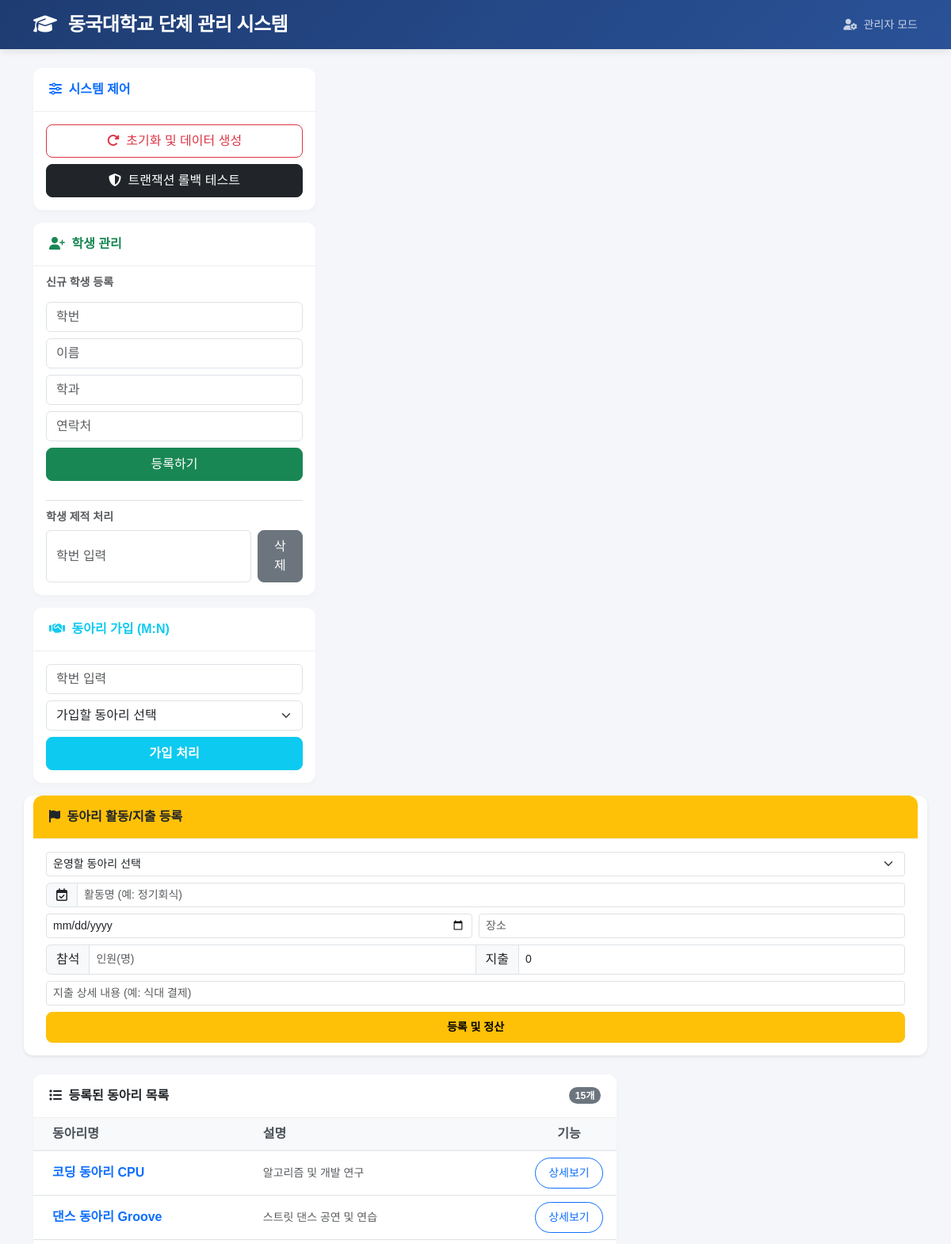
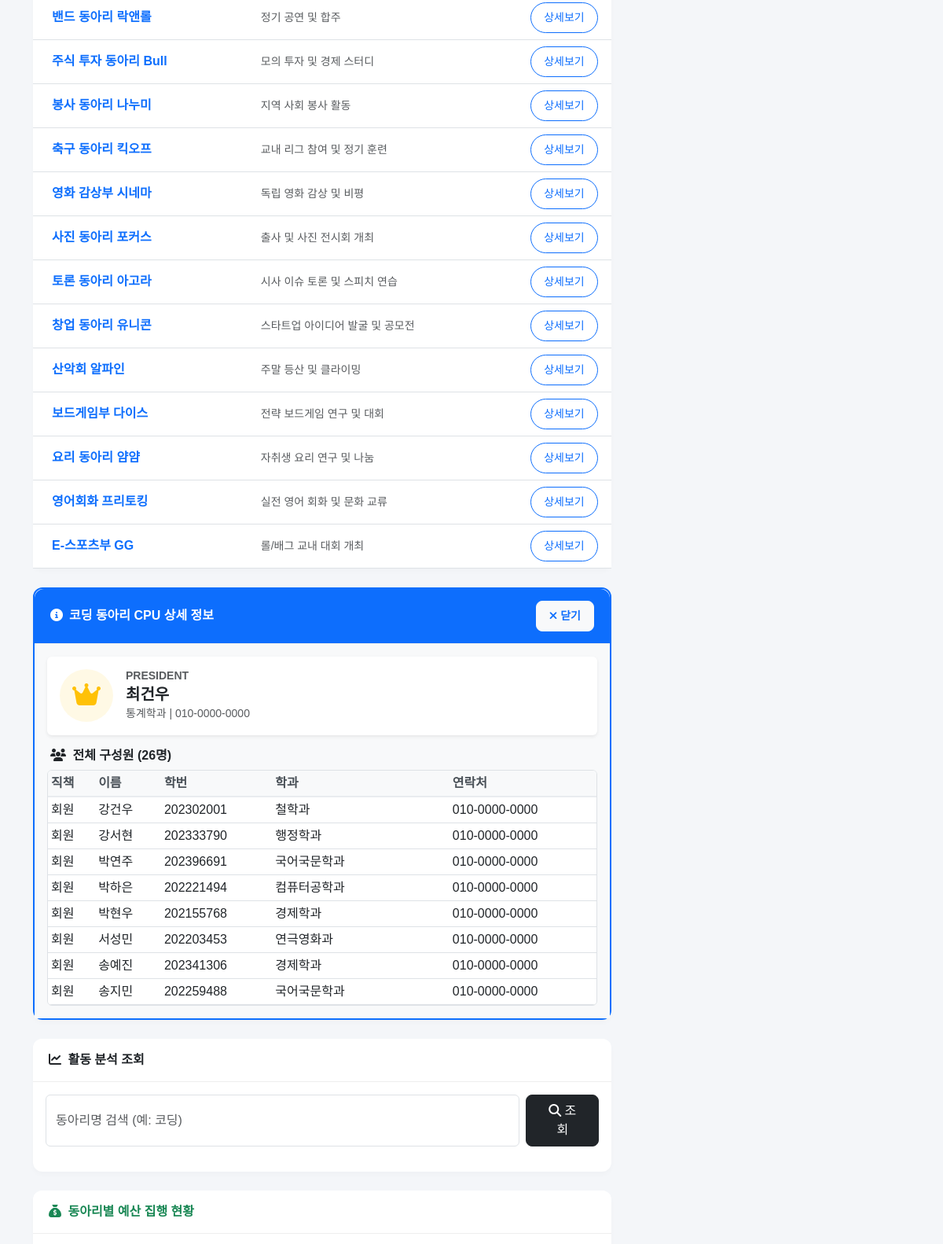
The app's page /club/1 (upper part) with its own data (2 pictures, top to bottom).
### tables this page shows
CREATE TABLE Club (
    club_id INTEGER PRIMARY KEY AUTOINCREMENT,
    club_name VARCHAR(100) NOT NULL,
    president_id VARCHAR(10),
    description TEXT,
    FOREIGN KEY (president_id) REFERENCES Student(student_id)
);

CREATE TABLE Student (
    student_id VARCHAR(10) PRIMARY KEY,
    name VARCHAR(30) NOT NULL,
    department VARCHAR(50),
    email VARCHAR(100) NOT NULL,
    phone VARCHAR(15)
);

CREATE TABLE Membership (
    student_id VARCHAR(10),
    club_id INTEGER,
    role VARCHAR(20),
    join_date DATE,
    PRIMARY KEY (student_id, club_id),
    FOREIGN KEY (student_id) REFERENCES Student(student_id),
    FOREIGN KEY (club_id) REFERENCES Club(club_id)
);

### app.py (the view)
@app.route('/club/<int:club_id>')
def club_detail(club_id):
    data = db.get_club_details(club_id)
    return render_template('index.html',
                           clubs=db.get_all_clubs(),
                           detail_data=data,
                           budget_data=db.get_budget_status())

### db_manager.py (called while the page is built)
def get_conn():
    return sqlite3.connect(cfg.DB_PATH)

def get_all_clubs():
    conn = get_conn()
    df = pd.read_sql("SELECT * FROM Club", conn)
    conn.close()
    return df.to_dict('records')

def get_budget_status():
    conn = get_conn()
    sql = """
    SELECT
        c.club_name,
        b.total_amount,
        IFNULL(SUM(e.amount), 0) as used_amount,
        (b.total_amount - IFNULL(SUM(e.amount), 0)) as balance,
        ROUND((CAST(IFNULL(SUM(e.amount), 0) AS FLOAT) / b.total_amount) * 100, 1) as rate
    FROM Budget b
    JOIN Club c ON b.club_id = c.club_id
    LEFT JOIN Expense e ON b.budget_id = e.budget_id
    GROUP BY b.budget_id
    ORDER BY used_amount DESC
    """
    df = pd.read_sql(sql, conn)
    conn.close()
    return df.to_dict('records')

### templates/index.html (shortened to what this page needs)
<!DOCTYPE html>
<html lang="ko">
<head>
    <link href="https://cdnjs.cloudflare.com/ajax/libs/font-awesome/6.4.0/css/all.min.css" rel="stylesheet">
    <link href="https://cdn.jsdelivr.net/npm/bootstrap@5.3.0/dist/css/bootstrap.min.css" rel="stylesheet">
</head>
<body>
    <nav class="navbar navbar-expand-lg navbar-dark navbar-custom mb-4">
        <div class="container">
            <a class="navbar-brand" href="/">
                <i class="fa-solid fa-graduation-cap me-2"></i>
                동국대학교 단체 관리 시스템
            </a>
            <div class="text-white opacity-75">
                <small><i class="fa-solid fa-user-gear me-1"></i> 관리자 모드</small>
            </div>
        </div>
    </nav>
    <div class="container">
        <div class="row g-4">
            <div class="col-md-4">
                <div class="card mb-3">
                    <div class="card-header text-primary">
                        <i class="fa-solid fa-sliders me-1"></i> 시스템 제어
                    </div>
                    <div class="card-body">
                        <form action="/init" method="post" class="mb-2">
                            <button class="btn btn-outline-danger w-100">
                                <i class="fa-solid fa-rotate-right me-1"></i> 초기화 및 데이터 생성
                            </button>
                        </form>
                        <form action="/test/rollback" method="post">
                            <button class="btn btn-dark w-100">
                                <i class="fa-solid fa-shield-halved me-1"></i> 트랜잭션 롤백 테스트
                            </button>
                        </form>
                    </div>
                </div>
                <div class="card mb-3">
                    <div class="card-header text-success">
                        <i class="fa-solid fa-user-plus me-1"></i> 학생 관리
                    </div>
                    <div class="card-body">
                        <h6 class="card-subtitle mb-3 text-muted small fw-bold">신규 학생 등록</h6>
                        <form action="/student/add" method="post" class="mb-4">
                            <input name="s_id" class="form-control mb-2" placeholder="학번" required>
                            <input name="name" class="form-control mb-2" placeholder="이름" required>
                            <input name="dept" class="form-control mb-2" placeholder="학과" required>
                            <input name="phone" class="form-control mb-2" placeholder="연락처" required>
                            <button class="btn btn-success w-100">등록하기</button>
                        </form>
                        <div class="border-top pt-3">
                            <h6 class="card-subtitle mb-2 text-muted small fw-bold">학생 제적 처리</h6>
                            <form action="/student/delete" method="post" class="d-flex gap-2">
                                <input name="s_id" class="form-control" placeholder="학번 입력" required>
                                <button class="btn btn-secondary">삭제</button>
                            </form>
                        </div>
                    </div>
                </div>
                <div class="card">
                    <div class="card-header text-info">
                        <i class="fa-solid fa-handshake me-1"></i> 동아리 가입 (M:N)
                    </div>
                    <div class="card-body">
                        <form action="/club/join" method="post">
                            <input name="s_id" class="form-control mb-2" placeholder="학번 입력" required>
                            <select name="c_id" class="form-select mb-2">
                                <option value="" disabled selected>가입할 동아리 선택</option>
                            </select>
                            <button class="btn btn-info text-white w-100 fw-bold">가입 처리</button>
                        </form>
                    </div>
                </div>
            </div>
            <div class="card shadow-sm border-warning mt-3">
    <div class="card-header bg-warning text-dark fw-bold">
        <i class="fa-solid fa-flag me-1"></i> 동아리 활동/지출 등록
    </div>
    <div class="card-body">
        <form action="/club/activity/add" method="post">
            <select name="c_id" class="form-select mb-2 form-select-sm" required>
                <option value="" disabled selected>운영할 동아리 선택</option>
            </select>
            <div class="input-group mb-2">
                <span class="input-group-text"><i class="fa-regular fa-calendar-check"></i></span>
                <input type="text" name="act_name" class="form-control form-control-sm" placeholder="활동명 (예: 정기회식)" required>
            </div>
            <div class="row g-2 mb-2">
                <div class="col-6">
                    <input type="date" name="act_date" class="form-control form-control-sm" required>
                </div>
                <div class="col-6">
                    <input type="text" name="location" class="form-control form-control-sm" placeholder="장소" required>
                </div>
            </div>
            <div class="input-group mb-2">
                <span class="input-group-text small">참석</span>
                <input type="number" name="attendee_cnt" class="form-control form-control-sm" placeholder="인원(명)" min="0" required>
                <span class="input-group-text small">지출</span>
                <input type="number" name="amount" class="form-control form-control-sm" placeholder="금액(원)" min="0" value="0">
            </div>
            <input name="desc" class="form-control form-control-sm mb-2" placeholder="지출 상세 내용 (예: 식대 결제)">
            <button class="btn btn-warning w-100 btn-sm fw-bold">등록 및 정산</button>
        </form>
    </div>
</div>
            <div class="col-md-8">
                <div class="card mb-4">
                    <div class="card-header d-flex justify-content-between align-items-center">
                        <span><i class="fa-solid fa-list me-1"></i> 등록된 동아리 목록</span>
                        <span class="badge bg-secondary rounded-pill">{{ clubs|length }}개</span>
                    </div>
                    <div class="card-body p-0">
                        <table class="table table-hover align-middle mb-0">
                            <thead>
                                <tr>
                                    <th class="ps-4">동아리명</th>
                                    <th>설명</th>
                                    <th class="text-center" style="width: 120px;">기능</th>
                                </tr>
                            </thead>
                            <tbody>
                                {% for club in clubs %}
                                <tr>
                                    <td class="ps-4 fw-bold text-primary">{{ club.club_name }}</td>
                                    <td class="text-muted small">{{ club.description }}</td>
                                    <td class="text-center">
                                        <a href="/club/{{ club.club_id }}" class="btn btn-sm btn-outline-primary rounded-pill px-3">
                                            상세보기
                                        </a>
                                    </td>
                                </tr>
                                {% endfor %}
                            </tbody>
                        </table>
                    </div>
                </div>
                {% if detail_data %}
                <div class="card mb-4 border border-2 border-primary">
                    <div class="card-header bg-primary text-white d-flex justify-content-between align-items-center">
                        <span class="fw-bold"><i class="fa-solid fa-circle-info me-2"></i>{{ detail_data.info.club_name }} 상세 정보</span>
                        <a href="/" class="btn btn-sm btn-light text-primary fw-bold"><i class="fa-solid fa-xmark me-1"></i>닫기</a>
                    </div>
                    <div class="card-body bg-light">
                        <div class="d-flex align-items-center bg-white p-3 rounded shadow-sm mb-3">
                            <div class="bg-warning bg-opacity-10 p-3 rounded-circle me-3 text-warning">
                                <i class="fa-solid fa-crown fa-2x"></i>
                            </div>
                            <div>
                                <h6 class="text-uppercase text-muted small fw-bold mb-1">President</h6>
                                <h5 class="fw-bold mb-0">{{ detail_data.info.president_name }}</h5>
                                <small class="text-muted">{{ detail_data.info.president_dept }} | {{ detail_data.info.president_phone }}</small>
                            </div>
                        </div>
                        <h6 class="fw-bold mb-2 ps-1"><i class="fa-solid fa-users me-1"></i> 전체 구성원 ({{ detail_data.members|length }}명)</h6>
                        <div class="table-responsive bg-white rounded border" style="max-height: 300px; overflow-y: auto;">
                            <table class="table table-sm table-hover mb-0">
                                <thead class="table-light sticky-top">
                                    <tr><th>직책</th><th>이름</th><th>학번</th><th>학과</th><th>연락처</th></tr>
                                </thead>
                                <tbody>
                                    {% for m in detail_data.members %}
                                    <tr class="{{ 'table-warning fw-bold' if m.role == '회장' else '' }}">
                                        <td>
                                            {{ m.role }}
                                        </td>
                                        <td>{{ m.name }}</td>
                                        <td>{{ m.student_id }}</td>
                                        <td>{{ m.department }}</td>
                                        <td>{{ m.phone }}</td>
                                    </tr>
                                    {% endfor %}
                                </tbody>
                            </table>
                        </div>
                    </div>
                </div>
                {% endif %}
                <div class="card mb-4">
                    <div class="card-header">
                        <i class="fa-solid fa-chart-line me-1"></i> 활동 분석 조회
                    </div>
                    <div class="card-body">
                        <form action="/analysis" class="d-flex mb-3 gap-2">
                            <input name="keyword" class="form-control" placeholder="동아리명 검색 (예: 코딩)" value="{{ keyword }}">
                            <button class="btn btn-dark px-4"><i class="fa-solid fa-magnifying-glass"></i> 조회</button>
                        </form>
                    </div>
                </div>
                <div class="card border-success border-top-0 border-end-0 border-bottom-0 border-start-4">
                    <div class="card-header bg-white text-success fw-bold">
                        <i class="fa-solid fa-sack-dollar me-1"></i> 동아리별 예산 집행 현황
                    </div>
                    <div class="card-body">
                    </div>
                </div>
            </div>
        </div>
    </div>
</body>
</html>

### templates/index.html (style rules this page uses)
body { font-family: 'Noto Sans KR', sans-serif; background-color: #f4f6f9; color: #333; }
.navbar-custom { background: linear-gradient(135deg, #1e3c72 0%, #2a5298 100%); box-shadow: 0 2px 10px rgba(0,0,0,0.1); }
.navbar-brand { font-weight: 700; font-size: 1.5rem; letter-spacing: -0.5px; }
.card { border: none; border-radius: 12px; box-shadow: 0 4px 6px rgba(0,0,0,0.02); transition: all 0.3s ease; }
.card-header { background-color: white; border-bottom: 1px solid #eee; font-weight: 600; padding: 15px 20px; border-radius: 12px 12px 0 0 !important; }
.btn { border-radius: 8px; font-weight: 500; padding: 8px 16px; }
.table thead th { background-color: #f8f9fa; border-bottom: 2px solid #e9ecef; color: #495057; font-weight: 600; }

### records on screen
Club: club_name "코딩 동아리 CPU", description "알고리즘 및 개발 연구", info.club_name "코딩 동아리 CPU"
Club: club_name "댄스 동아리 Groove", description "스트릿 댄스 공연 및 연습"
Club: club_name "밴드 동아리 락앤롤", description "정기 공연 및 합주"
Club: club_name "주식 투자 동아리 Bull", description "모의 투자 및 경제 스터디"
Club: club_name "봉사 동아리 나누미", description "지역 사회 봉사 활동"
Club: club_name "축구 동아리 킥오프", description "교내 리그 참여 및 정기 훈련"
Club: club_name "영화 감상부 시네마", description "독립 영화 감상 및 비평"
Club: club_name "사진 동아리 포커스", description "출사 및 사진 전시회 개최"
Club: club_name "토론 동아리 아고라", description "시사 이슈 토론 및 스피치 연습"
Club: club_name "창업 동아리 유니콘", description "스타트업 아이디어 발굴 및 공모전"
Club: club_name "산악회 알파인", description "주말 등산 및 클라이밍"
Club: club_name "보드게임부 다이스", description "전략 보드게임 연구 및 대회"
Club: club_name "요리 동아리 얌얌", description "자취생 요리 연구 및 나눔"
Club: club_name "영어회화 프리토킹", description "실전 영어 회화 및 문화 교류"
Club: club_name "E-스포츠부 GG", description "롤/배그 교내 대회 개최"
Student: info.president_name "최건우", info.president_dept "통계학과", info.president_phone "010-0000-0000"
Membership: role "회원", name "강건우", student_id "202302001", department "철학과", phone "010-0000-0000"
Membership: role "회원", name "강서현", student_id "202333790", department "행정학과", phone "010-0000-0000"
Membership: role "회원", name "박연주", student_id "202396691", department "국어국문학과", phone "010-0000-0000"
Membership: role "회원", name "박하은", student_id "202221494", department "컴퓨터공학과", phone "010-0000-0000"
Membership: role "회원", name "박현우", student_id "202155768", department "경제학과", phone "010-0000-0000"
Membership: role "회원", name "서성민", student_id "202203453", department "연극영화과", phone "010-0000-0000"
Membership: role "회원", name "송예진", student_id "202341306", department "경제학과", phone "010-0000-0000"
Membership: role "회원", name "송지민", student_id "202259488", department "국어국문학과", phone "010-0000-0000"

### other values on screen
{{ clubs|length }} "15"
{{ detail_data.members|length }} "26"
